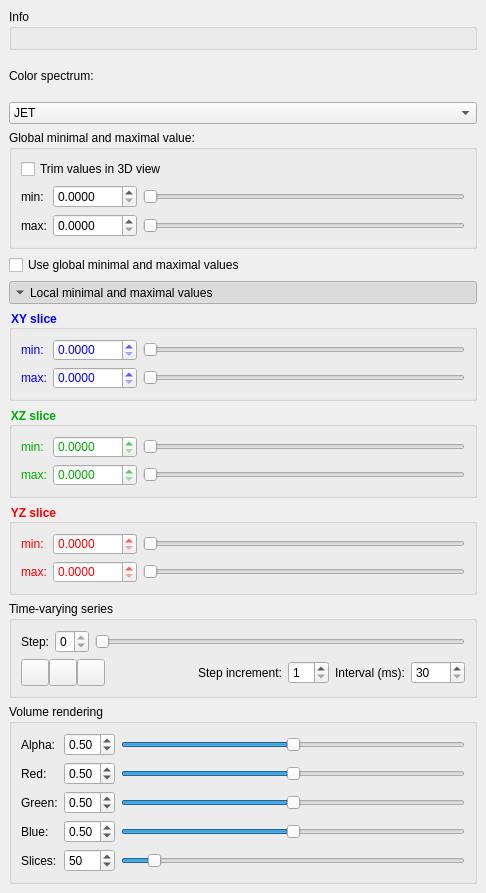
       <widget class="QWidget" name="scrollAreaWidgetContentsSelectedDataset">
        <property name="geometry">
         <rect>
          <x>0</x>
          <y>0</y>
          <width>486</width>
          <height>893</height>
         </rect>
        </property>
        <property name="sizePolicy">
         <sizepolicy hsizetype="Preferred" vsizetype="Fixed">
          <horstretch>0</horstretch>
          <verstretch>0</verstretch>
         </sizepolicy>
        </property>
        <layout class="QVBoxLayout" name="verticalLayoutSelectedDatasetScroll">
         <property name="spacing">
          <number>6</number>
         </property>
         <property name="leftMargin">
          <number>9</number>
         </property>
         <property name="topMargin">
          <number>9</number>
         </property>
         <property name="rightMargin">
          <number>9</number>
         </property>
         <property name="bottomMargin">
          <number>9</number>
         </property>
         <item>
          <widget class="QGroupBox" name="groupBoxSelectedDatasetInfo">
           <property name="title">
            <string>Info</string>
           </property>
           <layout class="QFormLayout" name="formLayoutSelectedDatasetInfo">
            <property name="fieldGrowthPolicy">
             <enum>QFormLayout::AllNonFixedFieldsGrow</enum>
            </property>
           </layout>
          </widget>
         </item>
         <item>
          <widget class="QLabel" name="labelColor">
           <property name="text">
            <string>Color spectrum:</string>
           </property>
           <property name="buddy">
            <cstring>comboBoxColormap</cstring>
           </property>
          </widget>
         </item>
         <item>
          <widget class="QComboBox" name="comboBoxColormap">
           <property name="sizePolicy">
            <sizepolicy hsizetype="Expanding" vsizetype="Fixed">
             <horstretch>0</horstretch>
             <verstretch>0</verstretch>
            </sizepolicy>
           </property>
           <property name="currentText">
            <string>JET</string>
           </property>
           <property name="currentIndex">
            <number>2</number>
           </property>
           <property name="maxVisibleItems">
            <number>15</number>
           </property>
           <property name="iconSize">
            <size>
             <width>128</width>
             <height>16</height>
            </size>
           </property>
           <item>
            <property name="text">
             <string>AUTUMN</string>
            </property>
            <property name="icon">
             <iconset resource="resources.qrc">
              <normaloff>:/colorscale/icons/colorscale_autumn.jpg</normaloff>:/colorscale/icons/colorscale_autumn.jpg</iconset>
            </property>
           </item>
           <item>
            <property name="text">
             <string>BONE</string>
            </property>
            <property name="icon">
             <iconset resource="resources.qrc">
              <normaloff>:/colorscale/icons/colorscale_bone.jpg</normaloff>:/colorscale/icons/colorscale_bone.jpg</iconset>
            </property>
           </item>
           <item>
            <property name="text">
             <string>JET</string>
            </property>
            <property name="icon">
             <iconset resource="resources.qrc">
              <normaloff>:/colorscale/icons/colorscale_jet.jpg</normaloff>:/colorscale/icons/colorscale_jet.jpg</iconset>
            </property>
           </item>
           <item>
            <property name="text">
             <string>WINTER</string>
            </property>
            <property name="icon">
             <iconset resource="resources.qrc">
              <normaloff>:/colorscale/icons/colorscale_winter.jpg</normaloff>:/colorscale/icons/colorscale_winter.jpg</iconset>
            </property>
           </item>
           <item>
            <property name="text">
             <string>RAINBOW</string>
            </property>
            <property name="icon">
             <iconset resource="resources.qrc">
              <normaloff>:/colorscale/icons/colorscale_rainbow.jpg</normaloff>:/colorscale/icons/colorscale_rainbow.jpg</iconset>
            </property>
           </item>
           <item>
            <property name="text">
             <string>OCEAN</string>
            </property>
            <property name="icon">
             <iconset resource="resources.qrc">
              <normaloff>:/colorscale/icons/colorscale_ocean.jpg</normaloff>:/colorscale/icons/colorscale_ocean.jpg</iconset>
            </property>
           </item>
           <item>
            <property name="text">
             <string>SUMMER</string>
            </property>
            <property name="icon">
             <iconset resource="resources.qrc">
              <normaloff>:/colorscale/icons/colorscale_summer.jpg</normaloff>:/colorscale/icons/colorscale_summer.jpg</iconset>
            </property>
           </item>
           <item>
            <property name="text">
             <string>SPRING</string>
            </property>
            <property name="icon">
             <iconset resource="resources.qrc">
              <normaloff>:/colorscale/icons/colorscale_spring.jpg</normaloff>:/colorscale/icons/colorscale_spring.jpg</iconset>
            </property>
           </item>
           <item>
            <property name="text">
             <string>COOL</string>
            </property>
            <property name="icon">
             <iconset resource="resources.qrc">
              <normaloff>:/colorscale/icons/colorscale_cool.jpg</normaloff>:/colorscale/icons/colorscale_cool.jpg</iconset>
            </property>
           </item>
           <item>
            <property name="text">
             <string>HSV</string>
            </property>
            <property name="icon">
             <iconset resource="resources.qrc">
              <normaloff>:/colorscale/icons/colorscale_hsv.jpg</normaloff>:/colorscale/icons/colorscale_hsv.jpg</iconset>
            </property>
           </item>
           <item>
            <property name="text">
             <string>PINK</string>
            </property>
            <property name="icon">
             <iconset resource="resources.qrc">
              <normaloff>:/colorscale/icons/colorscale_pink.jpg</normaloff>:/colorscale/icons/colorscale_pink.jpg</iconset>
            </property>
           </item>
           <item>
            <property name="text">
             <string>HOT</string>
            </property>
            <property name="icon">
             <iconset resource="resources.qrc">
              <normaloff>:/colorscale/icons/colorscale_hot.jpg</normaloff>:/colorscale/icons/colorscale_hot.jpg</iconset>
            </property>
           </item>
          </widget>
         </item>
         <item>
          <widget class="QGroupBox" name="groupBox">
           <property name="title">
            <string>Global minimal and maximal value:</string>
           </property>
           <property name="checkable">
            <bool>false</bool>
           </property>
           <layout class="QGridLayout" name="gridLayout">
            <item row="2" column="0">
             <widget class="QLabel" name="labelGlobalMax">
              <property name="text">
               <string>max:</string>
              </property>
             </widget>
            </item>
            <item row="1" column="0">
             <widget class="QLabel" name="labelGlobalMin">
              <property name="text">
               <string>min:</string>
              </property>
              <property name="buddy">
               <cstring>doubleSpinBoxMinGlobal</cstring>
              </property>
             </widget>
            </item>
            <item row="1" column="1">
             <widget class="QDoubleSpinBoxTS" name="doubleSpinBoxMinGlobal">
              <property name="decimals">
               <number>4</number>
              </property>
              <property name="maximum">
               <double>1000.000000000000000</double>
              </property>
             </widget>
            </item>
            <item row="2" column="1">
             <widget class="QDoubleSpinBoxTS" name="doubleSpinBoxMaxGlobal">
              <property name="decimals">
               <number>4</number>
              </property>
              <property name="maximum">
               <double>1000.000000000000000</double>
              </property>
             </widget>
            </item>
            <item row="2" column="2">
             <widget class="QSlider" name="horizontalSliderGlobalMax">
              <property name="maximum">
               <number>1000</number>
              </property>
              <property name="orientation">
               <enum>Qt::Horizontal</enum>
              </property>
             </widget>
            </item>
            <item row="1" column="2">
             <widget class="QSlider" name="horizontalSliderGlobalMin">
              <property name="maximum">
               <number>1000</number>
              </property>
              <property name="orientation">
               <enum>Qt::Horizontal</enum>
              </property>
             </widget>
            </item>
            <item row="0" column="0" colspan="3">
             <widget class="QCheckBox" name="checkBoxTrim">
              <property name="text">
               <string>Trim values in 3D view</string>
              </property>
             </widget>
            </item>
           </layout>
          </widget>
         </item>
         <item>
          <widget class="QCheckBox" name="checkBoxUseGlobal">
           <property name="text">
            <string>Use global minimal and maximal values</string>
           </property>
          </widget>
         </item>
         <item>
          <widget class="QToolButton" name="toolButtonLocalValues">
           <property name="sizePolicy">
            <sizepolicy hsizetype="Expanding" vsizetype="Fixed">
             <horstretch>0</horstretch>
             <verstretch>0</verstretch>
            </sizepolicy>
           </property>
           <property name="text">
            <string>Local minimal and maximal values</string>
           </property>
           <property name="checkable">
            <bool>true</bool>
           </property>
           <property name="checked">
            <bool>true</bool>
           </property>
           <property name="toolButtonStyle">
            <enum>Qt::ToolButtonTextBesideIcon</enum>
           </property>
           <property name="autoRaise">
            <bool>false</bool>
           </property>
           <property name="arrowType">
            <enum>Qt::DownArrow</enum>
           </property>
          </widget>
         </item>
         <item>
          <widget class="QGroupBox" name="groupBoxXY">
           <property name="font">
            <font>
             <weight>75</weight>
             <bold>true</bold>
            </font>
           </property>
           <property name="styleSheet">
            <string notr="true">color: rgb(0, 0, 255);</string>
           </property>
           <property name="title">
            <string>XY slice</string>
           </property>
           <layout class="QGridLayout" name="gridLayout_5">
            <item row="1" column="2">
             <widget class="QSlider" name="horizontalSliderXYMin">
              <property name="maximum">
               <number>1000</number>
              </property>
              <property name="orientation">
               <enum>Qt::Horizontal</enum>
              </property>
             </widget>
            </item>
            <item row="2" column="1">
             <widget class="QDoubleSpinBoxTS" name="doubleSpinBoxXYMax">
              <property name="decimals">
               <number>4</number>
              </property>
              <property name="maximum">
               <double>1000.000000000000000</double>
              </property>
             </widget>
            </item>
            <item row="1" column="1">
             <widget class="QDoubleSpinBoxTS" name="doubleSpinBoxXYMin">
              <property name="decimals">
               <number>4</number>
              </property>
              <property name="maximum">
               <double>1000.000000000000000</double>
              </property>
             </widget>
            </item>
            <item row="2" column="2">
             <widget class="QSlider" name="horizontalSliderXYMax">
              <property name="maximum">
               <number>1000</number>
              </property>
              <property name="orientation">
               <enum>Qt::Horizontal</enum>
              </property>
             </widget>
            </item>
            <item row="2" column="0">
             <widget class="QLabel" name="labelXYMax">
              <property name="text">
               <string>max:</string>
              </property>
              <property name="buddy">
               <cstring>doubleSpinBoxXYMax</cstring>
              </property>
             </widget>
            </item>
            <item row="1" column="0">
             <widget class="QLabel" name="labelXYMin">
              <property name="text">
               <string>min:</string>
              </property>
              <property name="buddy">
               <cstring>doubleSpinBoxXYMin</cstring>
              </property>
             </widget>
            </item>
           </layout>
          </widget>
         </item>
         <item>
          <widget class="QGroupBox" name="groupBoxXZ">
           <property name="font">
            <font>
             <weight>75</weight>
             <bold>true</bold>
            </font>
           </property>
           <property name="styleSheet">
            <string notr="true">color: rgb(0, 170, 0);</string>
           </property>
           <property name="title">
            <string>XZ slice</string>
           </property>
           <layout class="QGridLayout" name="gridLayout_6">
            <item row="0" column="0">
             <widget class="QLabel" name="labelXZMin">
              <property name="text">
               <string>min:</string>
              </property>
              <property name="buddy">
               <cstring>doubleSpinBoxXZMin</cstring>
              </property>
             </widget>
            </item>
            <item row="1" column="0">
             <widget class="QLabel" name="labelXZMax">
              <property name="text">
               <string>max:</string>
              </property>
              <property name="buddy">
               <cstring>doubleSpinBoxXZMax</cstring>
              </property>
             </widget>
            </item>
            <item row="0" column="2">
             <widget class="QSlider" name="horizontalSliderXZMin">
              <property name="font">
               <font>
                <family>Segoe UI</family>
                <pointsize>9</pointsize>
               </font>
              </property>
              <property name="maximum">
               <number>1000</number>
              </property>
              <property name="orientation">
               <enum>Qt::Horizontal</enum>
              </property>
             </widget>
            </item>
            <item row="1" column="1">
             <widget class="QDoubleSpinBoxTS" name="doubleSpinBoxXZMax">
              <property name="decimals">
               <number>4</number>
              </property>
              <property name="maximum">
               <double>1000.000000000000000</double>
              </property>
             </widget>
            </item>
            <item row="1" column="2">
             <widget class="QSlider" name="horizontalSliderXZMax">
              <property name="font">
               <font>
                <family>Segoe UI</family>
                <pointsize>9</pointsize>
               </font>
              </property>
              <property name="maximum">
               <number>1000</number>
              </property>
              <property name="orientation">
               <enum>Qt::Horizontal</enum>
              </property>
             </widget>
            </item>
            <item row="0" column="1">
             <widget class="QDoubleSpinBoxTS" name="doubleSpinBoxXZMin">
              <property name="decimals">
               <number>4</number>
              </property>
              <property name="maximum">
               <double>1000.000000000000000</double>
              </property>
             </widget>
            </item>
           </layout>
          </widget>
         </item>
         <item>
          <widget class="QGroupBox" name="groupBoxYZ">
           <property name="font">
            <font>
             <weight>75</weight>
             <bold>true</bold>
            </font>
           </property>
           <property name="styleSheet">
            <string notr="true">color: rgb(255, 0, 0);</string>
           </property>
           <property name="title">
            <string>YZ slice</string>
           </property>
           <layout class="QGridLayout" name="gridLayout_2">
            <item row="2" column="0">
             <widget class="QLabel" name="labelYZMax">
              <property name="text">
               <string>max:</string>
              </property>
              <property name="buddy">
               <cstring>doubleSpinBoxYZMax</cstring>
              </property>
             </widget>
            </item>
            <item row="2" column="1">
             <widget class="QDoubleSpinBoxTS" name="doubleSpinBoxYZMax">
              <property name="decimals">
               <number>4</number>
              </property>
              <property name="maximum">
               <double>1000.000000000000000</double>
              </property>
             </widget>
            </item>
            <item row="1" column="2">
             <widget class="QSlider" name="horizontalSliderYZMin">
              <property name="maximum">
               <number>1000</number>
              </property>
              <property name="orientation">
               <enum>Qt::Horizontal</enum>
              </property>
             </widget>
            </item>
            <item row="1" column="0">
             <widget class="QLabel" name="labelYZMin">
              <property name="text">
               <string>min:</string>
              </property>
              <property name="buddy">
               <cstring>doubleSpinBoxYZMin</cstring>
              </property>
             </widget>
            </item>
            <item row="2" column="2">
             <widget class="QSlider" name="horizontalSliderYZMax">
              <property name="maximum">
               <number>1000</number>
              </property>
              <property name="orientation">
               <enum>Qt::Horizontal</enum>
              </property>
             </widget>
            </item>
            <item row="1" column="1">
             <widget class="QDoubleSpinBoxTS" name="doubleSpinBoxYZMin">
              <property name="decimals">
               <number>4</number>
              </property>
              <property name="maximum">
               <double>1000.000000000000000</double>
              </property>
             </widget>
            </item>
           </layout>
          </widget>
         </item>
         <item>
          <widget class="QGroupBox" name="groupBoxSelectedDatasetTMSeries">
           <property name="sizePolicy">
            <sizepolicy hsizetype="Preferred" vsizetype="Fixed">
             <horstretch>0</horstretch>
             <verstretch>0</verstretch>
            </sizepolicy>
           </property>
           <property name="title">
            <string>Time-varying series</string>
           </property>
           <layout class="QGridLayout" name="gridLayoutSelectedDatasetTMSeries">
            <item row="2" column="0" rowspan="3" colspan="4" alignment="Qt::AlignLeft">
             <widget class="QWidget" name="widgetSelectedDatasetTMButtons" native="true">
              <layout class="QHBoxLayout" name="horizontalLayout_4">
               <property name="spacing">
                <number>0</number>
               </property>
               <property name="leftMargin">
                <number>0</number>
               </property>
               <property name="topMargin">
                <number>0</number>
               </property>
               <property name="rightMargin">
                <number>0</number>
               </property>
               <property name="bottomMargin">
                <number>0</number>
               </property>
               <item>
                <widget class="QToolButton" name="toolButtonPlay">
                 <property name="text">
                  <string/>
                 </property>
                 <property name="icon">
                  <iconset resource="resources.qrc">
                   <normaloff>:/icons/icons/images/icons_17.png</normaloff>
                   <normalon>:/icons/icons/images/icons_19.png</normalon>:/icons/icons/images/icons_17.png</iconset>
                 </property>
                 <property name="iconSize">
                  <size>
                   <width>20</width>
                   <height>20</height>
                  </size>
                 </property>
                 <property name="checkable">
                  <bool>true</bool>
                 </property>
                 <property name="checked">
                  <bool>false</bool>
                 </property>
                </widget>
               </item>
               <item>
                <widget class="QToolButton" name="toolButtonStart">
                 <property name="sizePolicy">
                  <sizepolicy hsizetype="Fixed" vsizetype="Fixed">
                   <horstretch>0</horstretch>
                   <verstretch>0</verstretch>
                  </sizepolicy>
                 </property>
                 <property name="text">
                  <string/>
                 </property>
                 <property name="icon">
                  <iconset resource="resources.qrc">
                   <normaloff>:/icons/icons/images/icons_18.png</normaloff>:/icons/icons/images/icons_18.png</iconset>
                 </property>
                 <property name="iconSize">
                  <size>
                   <width>20</width>
                   <height>20</height>
                  </size>
                 </property>
                </widget>
               </item>
               <item>
                <widget class="QToolButton" name="toolButtonEnd">
                 <property name="sizePolicy">
                  <sizepolicy hsizetype="Fixed" vsizetype="Fixed">
                   <horstretch>0</horstretch>
                   <verstretch>0</verstretch>
                  </sizepolicy>
                 </property>
                 <property name="text">
                  <string/>
                 </property>
                 <property name="icon">
                  <iconset resource="resources.qrc">
                   <normaloff>:/icons/icons/images/icons_20.png</normaloff>:/icons/icons/images/icons_20.png</iconset>
                 </property>
                 <property name="iconSize">
                  <size>
                   <width>20</width>
                   <height>20</height>
                  </size>
                 </property>
                 <property name="arrowType">
                  <enum>Qt::NoArrow</enum>
                 </property>
                </widget>
               </item>
              </layout>
             </widget>
            </item>
            <item row="0" column="2" rowspan="2" colspan="6">
             <widget class="QSlider" name="horizontalSliderSelectedDatasetStep">
              <property name="maximum">
               <number>0</number>
              </property>
              <property name="orientation">
               <enum>Qt::Horizontal</enum>
              </property>
             </widget>
            </item>
            <item row="0" column="1" rowspan="2">
             <widget class="QSpinBox" name="spinBoxSelectedDatasetStep">
              <property name="sizePolicy">
               <sizepolicy hsizetype="Fixed" vsizetype="Fixed">
                <horstretch>0</horstretch>
                <verstretch>0</verstretch>
               </sizepolicy>
              </property>
              <property name="maximum">
               <number>0</number>
              </property>
             </widget>
            </item>
            <item row="0" column="0" rowspan="2">
             <widget class="QLabel" name="labelSelectedDatasetStep">
              <property name="sizePolicy">
               <sizepolicy hsizetype="Fixed" vsizetype="Preferred">
                <horstretch>0</horstretch>
                <verstretch>0</verstretch>
               </sizepolicy>
              </property>
              <property name="text">
               <string>Step:</string>
              </property>
              <property name="buddy">
               <cstring>spinBoxSelectedDatasetStep</cstring>
              </property>
             </widget>
            </item>
            <item row="2" column="4" rowspan="3">
             <widget class="QLabel" name="label_2">
              <property name="sizePolicy">
               <sizepolicy hsizetype="Fixed" vsizetype="Preferred">
                <horstretch>0</horstretch>
                <verstretch>0</verstretch>
               </sizepolicy>
              </property>
              <property name="text">
               <string>Step increment:</string>
              </property>
             </widget>
            </item>
            <item row="2" column="5" rowspan="3">
             <widget class="QSpinBox" name="spinBoxTMIncrement">
              <property name="sizePolicy">
               <sizepolicy hsizetype="Fixed" vsizetype="Fixed">
                <horstretch>0</horstretch>
                <verstretch>0</verstretch>
               </sizepolicy>
              </property>
              <property name="minimum">
               <number>1</number>
              </property>
             </widget>
            </item>
            <item row="2" column="6" rowspan="3">
             <widget class="QLabel" name="label">
              <property name="sizePolicy">
               <sizepolicy hsizetype="Fixed" vsizetype="Preferred">
                <horstretch>0</horstretch>
                <verstretch>0</verstretch>
               </sizepolicy>
              </property>
              <property name="text">
               <string>Interval (ms):</string>
              </property>
             </widget>
            </item>
            <item row="2" column="7" rowspan="3">
             <widget class="QSpinBox" name="spinBoxTMInterval">
              <property name="sizePolicy">
               <sizepolicy hsizetype="Fixed" vsizetype="Fixed">
                <horstretch>0</horstretch>
                <verstretch>0</verstretch>
               </sizepolicy>
              </property>
              <property name="minimum">
               <number>30</number>
              </property>
              <property name="maximum">
               <number>5000</number>
              </property>
              <property name="singleStep">
               <number>10</number>
              </property>
             </widget>
            </item>
           </layout>
          </widget>
         </item>
         <item>
          <widget class="QGroupBox" name="groupBoxVolumeRendering">
           <property name="sizePolicy">
            <sizepolicy hsizetype="Preferred" vsizetype="Fixed">
             <horstretch>0</horstretch>
             <verstretch>0</verstretch>
            </sizepolicy>
           </property>
           <property name="title">
            <string>Volume rendering</string>
           </property>
           <layout class="QGridLayout" name="gridLayout_3">
            <item row="0" column="2">
             <widget class="QSlider" name="horizontalSliderVRAlpha">
              <property name="maximum">
               <number>1000</number>
              </property>
              <property name="value">
               <number>500</number>
              </property>
              <property name="orientation">
               <enum>Qt::Horizontal</enum>
              </property>
             </widget>
            </item>
            <item row="0" column="0">
             <widget class="QLabel" name="label_3">
              <property name="text">
               <string>Alpha:</string>
              </property>
             </widget>
            </item>
            <item row="1" column="0">
             <widget class="QLabel" name="label_4">
              <property name="text">
               <string>Red:</string>
              </property>
             </widget>
            </item>
            <item row="1" column="2">
             <widget class="QSlider" name="horizontalSliderVRRed">
              <property name="maximum">
               <number>1000</number>
              </property>
              <property name="value">
               <number>500</number>
              </property>
              <property name="orientation">
               <enum>Qt::Horizontal</enum>
              </property>
             </widget>
            </item>
            <item row="3" column="0">
             <widget class="QLabel" name="label_6">
              <property name="text">
               <string>Blue:</string>
              </property>
             </widget>
            </item>
            <item row="2" column="2">
             <widget class="QSlider" name="horizontalSliderVRGreen">
              <property name="maximum">
               <number>1000</number>
              </property>
              <property name="value">
               <number>500</number>
              </property>
              <property name="orientation">
               <enum>Qt::Horizontal</enum>
              </property>
             </widget>
            </item>
            <item row="4" column="0">
             <widget class="QLabel" name="label_7">
              <property name="text">
               <string>Slices:</string>
              </property>
             </widget>
            </item>
            <item row="2" column="0">
             <widget class="QLabel" name="label_5">
              <property name="text">
               <string>Green:</string>
              </property>
             </widget>
            </item>
            <item row="3" column="2">
             <widget class="QSlider" name="horizontalSliderVRBlue">
              <property name="maximum">
               <number>1000</number>
              </property>
              <property name="value">
               <number>500</number>
              </property>
              <property name="orientation">
               <enum>Qt::Horizontal</enum>
              </property>
             </widget>
            </item>
            <item row="0" column="1">
             <widget class="QDoubleSpinBox" name="doubleSpinBoxVRAlpha">
              <property name="maximum">
               <double>1.000000000000000</double>
              </property>
              <property name="singleStep">
               <double>0.010000000000000</double>
              </property>
              <property name="value">
               <double>0.500000000000000</double>
              </property>
             </widget>
            </item>
            <item row="2" column="1">
             <widget class="QDoubleSpinBox" name="doubleSpinBoxVRGreen">
              <property name="maximum">
               <double>1.000000000000000</double>
              </property>
              <property name="singleStep">
               <double>0.010000000000000</double>
              </property>
              <property name="value">
               <double>0.500000000000000</double>
              </property>
             </widget>
            </item>
            <item row="1" column="1">
             <widget class="QDoubleSpinBox" name="doubleSpinBoxVRRed">
              <property name="maximum">
               <double>1.000000000000000</double>
              </property>
              <property name="singleStep">
               <double>0.010000000000000</double>
              </property>
              <property name="value">
               <double>0.500000000000000</double>
              </property>
             </widget>
            </item>
            <item row="4" column="2">
             <widget class="QSlider" name="horizontalSliderVRSlices">
              <property name="minimum">
               <number>3</number>
              </property>
              <property name="maximum">
               <number>600</number>
              </property>
              <property name="value">
               <number>50</number>
              </property>
              <property name="orientation">
               <enum>Qt::Horizontal</enum>
              </property>
             </widget>
            </item>
            <item row="4" column="1">
             <widget class="QSpinBox" name="spinBoxVRSlices">
              <property name="minimum">
               <number>3</number>
              </property>
              <property name="maximum">
               <number>600</number>
              </property>
              <property name="value">
               <number>50</number>
              </property>
             </widget>
            </item>
            <item row="3" column="1">
             <widget class="QDoubleSpinBox" name="doubleSpinBoxVRBlue">
              <property name="maximum">
               <double>1.000000000000000</double>
              </property>
              <property name="singleStep">
               <double>0.010000000000000</double>
              </property>
              <property name="value">
               <double>0.500000000000000</double>
              </property>
             </widget>
            </item>
           </layout>
          </widget>
         </item>
        </layout>
       </widget>
